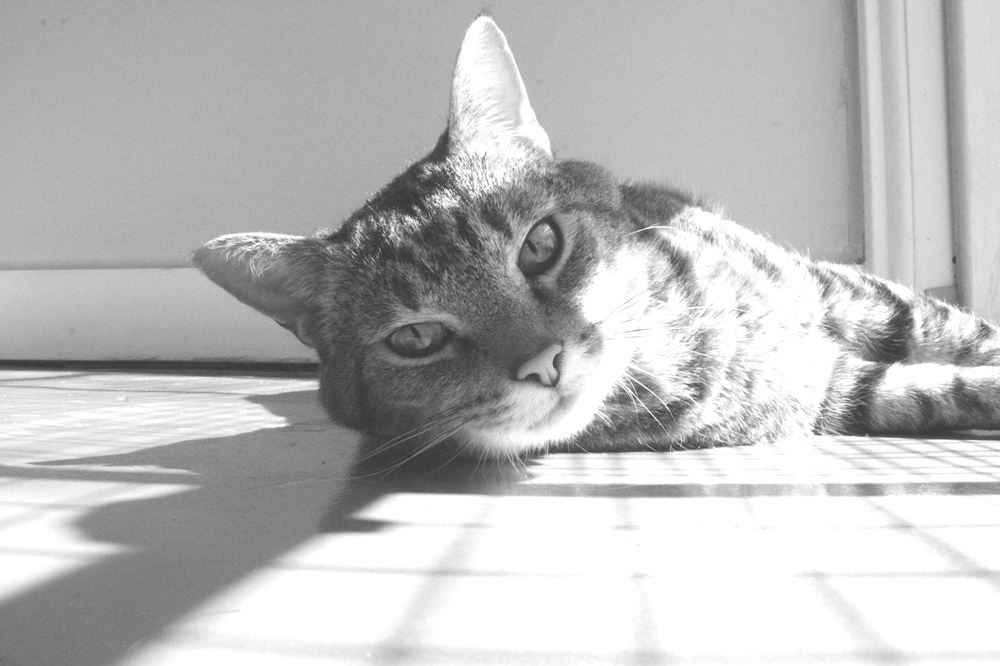
#> input picture frontend/images/cat_brightness+50.jpg, 1000 x 666 px, shrunk from 1400 x 933 before the run
$ python 2PointerAlgo.py
#> lines starting #> are read from the running program, lines starting #| are printed output that depends on the picture
#> the answer given: ../../frontend/images/cat_brightness+50.jpg
#> the answer given: ../../frontend/images/cat_brightness-50.jpg
import cv2
import numpy as np
import matplotlib.pyplot as plt
import os

def load_and_validate_images(path_a, path_b):
    """Load and validate two grayscale images."""
    # Check if files exist
    if not os.path.exists(path_a) or not os.path.exists(path_b):
        print("Error: One or both image files not found.")
        return None, None

    # Load images in grayscale
    img_a = cv2.imread(path_a, cv2.IMREAD_GRAYSCALE)
#> img_a is the input picture: shape (666, 1000); min 51, max 255, mean 188
    img_b = cv2.imread(path_b, cv2.IMREAD_GRAYSCALE)
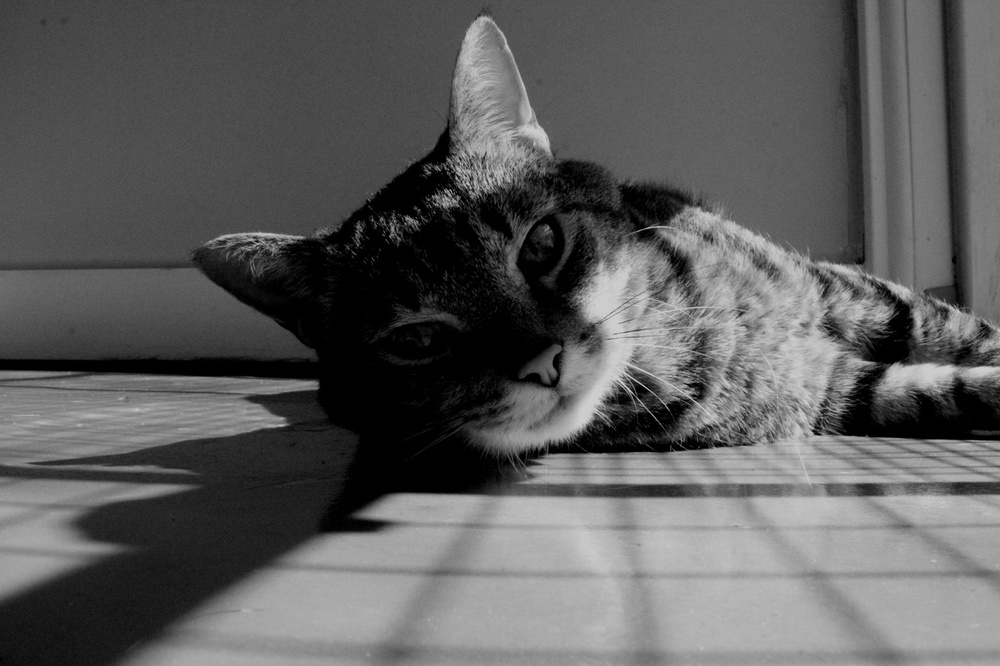
#> input picture frontend/images/cat_brightness-50.jpg, 1000 x 666 px, shrunk from 1400 x 933 before the run
#> img_b is the input picture: shape (666, 1000); min 0, max 219, mean 93.1

    if img_a is None or img_b is None:
        print("Error: Could not load one or both images.")
        return None, None

    return img_a, img_b

def compute_histograms(image):
    """Compute regular, normalized, and cumulative histograms."""
    hist = cv2.calcHist([image], [0], None, [256], [0, 256]).flatten()
#> hist = 256 values, max 113355 at index 255, min 0 at index 0, mean 2601.6
    norm_hist = hist / hist.sum()
#> norm_hist = 256 values, max 0.17 at index 255, min 0 at index 0, mean 0.00391
    cum_hist = norm_hist.cumsum()
#> cum_hist = 256 values from 0 to 1
    return hist, norm_hist, cum_hist

def find_monotonic_mapping(cum_hist_a, cum_hist_b):
    """Create a monotonic intensity mapping from Image A to Image B
    using 2-pointer technique on their cumulative histograms."""
    mapping = np.full(256, -1, dtype=int)
    ptr_b = 0

    for intensity_a in range(256):
        target_cum = cum_hist_a[intensity_a]

        # Find matching cumulative value in B
        while ptr_b < 256 and cum_hist_b[ptr_b] < target_cum:
            ptr_b += 1

        if ptr_b < 256:
            mapping[intensity_a] = ptr_b
        else:
            break

    return mapping

def plot_analysis(img_a, img_b):
    """Plot comprehensive analysis of the two images."""
    # Compute histograms
    hist_a, norm_a, cum_a = compute_histograms(img_a)
#> hist_a has the same summary as hist in compute_histograms; norm_a has the same summary as norm_hist in compute_histograms; cum_a = 256 values from 0 to 1
    hist_b, norm_b, cum_b = compute_histograms(img_b)
#> hist_b = 256 values, max 42414 at index 0, min 0 at index 213, mean 2601.6; norm_b = 256 values, max 0.0637 at index 0, min 0 at index 213, mean 0.00391; cum_b = 256 values from 0.0637 to 1

    # Find monotonic mapping
    mapping = find_monotonic_mapping(cum_a, cum_b)
#> the loop in find_monotonic_mapping, `for intensity_a in range(256):` made 256 passes
#> target_cum on passes 1 to 3: 0, 0, 0
#> after the loop in find_monotonic_mapping, `for intensity_a in range(256):`: mapping = 256 values from 0 to 219; ptr_b = 219
#> mapping = 256 values from 0 to 219

    # Create figure with subplots
    fig = plt.figure(figsize=(15, 10))
    gs = fig.add_gridspec(3, 2)

    ax1 = fig.add_subplot(gs[0, 0])
    ax1.imshow(img_a, cmap='gray')
    ax1.set_title('Image A')
    ax1.axis('off')

    ax2 = fig.add_subplot(gs[0, 1])
    ax2.imshow(img_b, cmap='gray')
    ax2.set_title('Image B')
    ax2.axis('off')

    ax3 = fig.add_subplot(gs[1, 0])
    ax3.plot(hist_a, color='blue', label='Hist A')
    ax3.plot(hist_b, color='orange', label='Hist B')
    ax3.set_title('Histograms')
    ax3.set_xlabel('Intensity')
    ax3.set_ylabel('Frequency')
    ax3.legend()
    ax3.grid(True)

    ax4 = fig.add_subplot(gs[1, 1])
    ax4.plot(cum_a, color='blue', label='Cumulative A')
    ax4.plot(cum_b, color='orange', label='Cumulative B')
    ax4.set_title('Cumulative Histograms')
    ax4.set_xlabel('Intensity')
    ax4.set_ylabel('Cumulative')
    ax4.legend()
    ax4.grid(True)

    ax5 = fig.add_subplot(gs[2, 0])
    matched_image = np.zeros_like(img_a, dtype=np.uint8)
    # Apply mapping
    for i in range(img_a.shape[0]):
        for j in range(img_a.shape[1]):
            val = mapping[img_a[i, j]]
            matched_image[i, j] = 0 if val == -1 else val
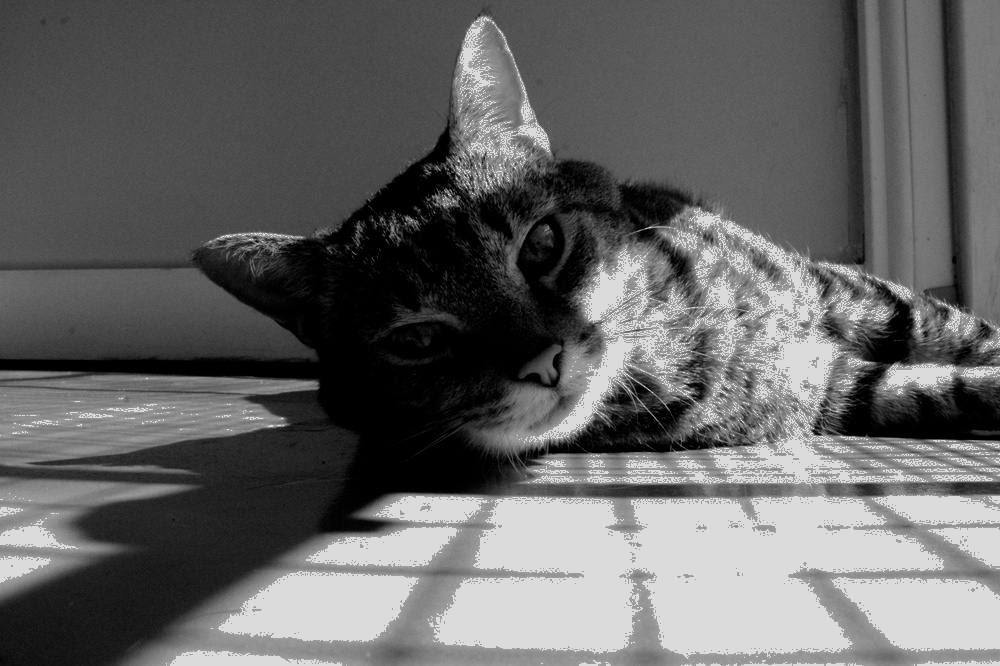
#> matched_image: shape (666, 1000); min 0, max 219, mean 101
    ax5.imshow(matched_image, cmap='gray')
    ax5.set_title('Image A after Intensity Mapping')
    ax5.axis('off')

    ax6 = fig.add_subplot(gs[2, 1])
    valid_mappings = mapping != -1
    ax6.plot(np.where(valid_mappings)[0], mapping[valid_mappings], 'g.', label='Monotonic Mapping')
    ax6.set_title('Monotonic Mapping between Images')
    ax6.set_xlabel('Intensity in Image A')
    ax6.set_ylabel('Intensity in Image B')
    ax6.grid(True)
    ax6.legend()

    plt.tight_layout()
    plt.show()
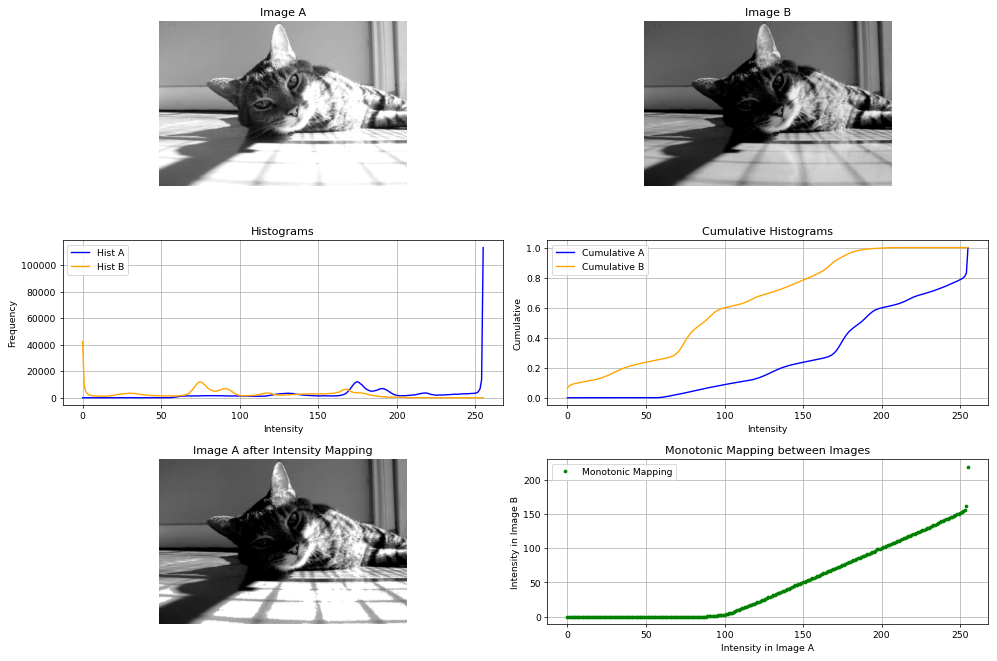
#> figure drawn by matplotlib, 6 panels; panel 3: curve peaks at x = 255, y = 113355; panel 3: curve peaks at x = 0, y = 42414; panel 4: curve peaks at x = 255, y = 1; panel 4: curve peaks at x = 219, y = 1

def main():
    print("\nImage Analysis Tool")
    print("-----------------")
    print("Enter paths for two grayscale images (or 'q' to quit)")
    print("Example: images/test1.jpg and images/test2.jpg\n")

    while True:
        # Get paths for both images
#> (the run stopped early here; a loop or call above may not have finished)
